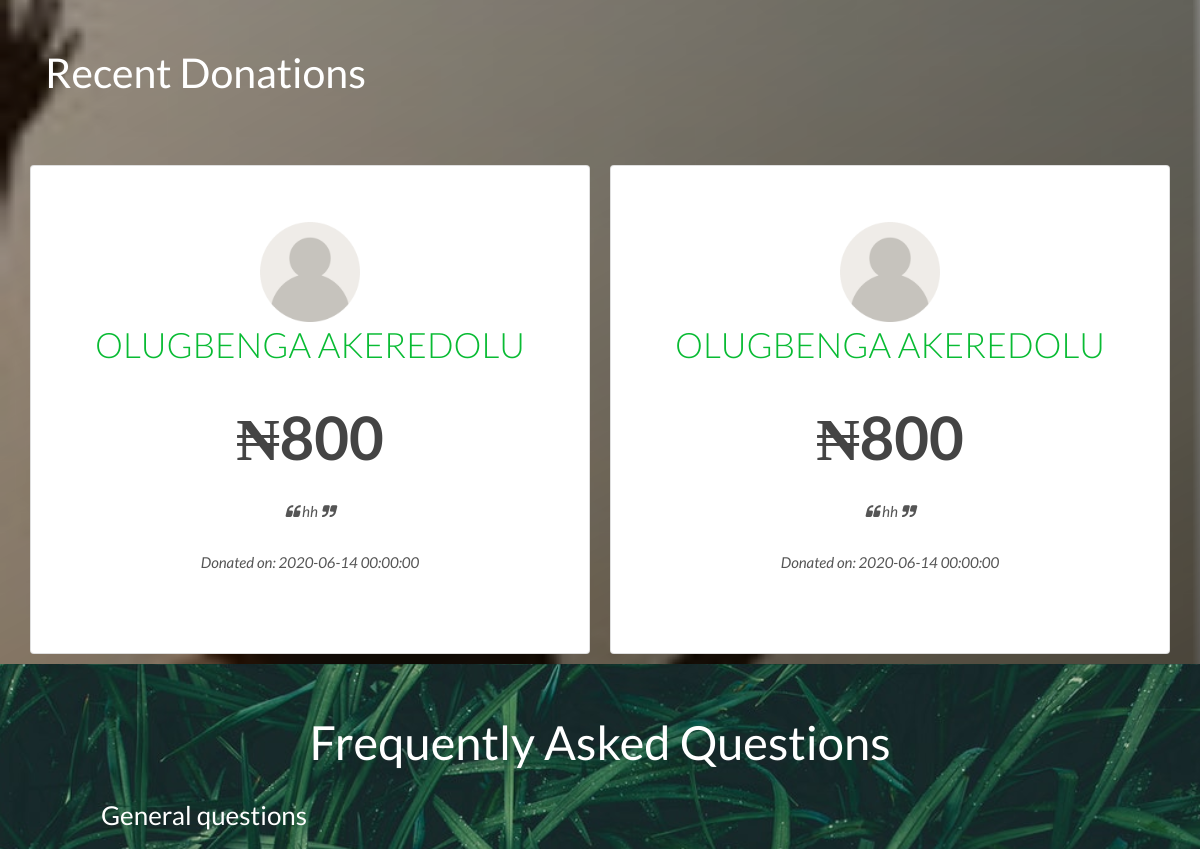
The app's page /index.html (middle part), older data.
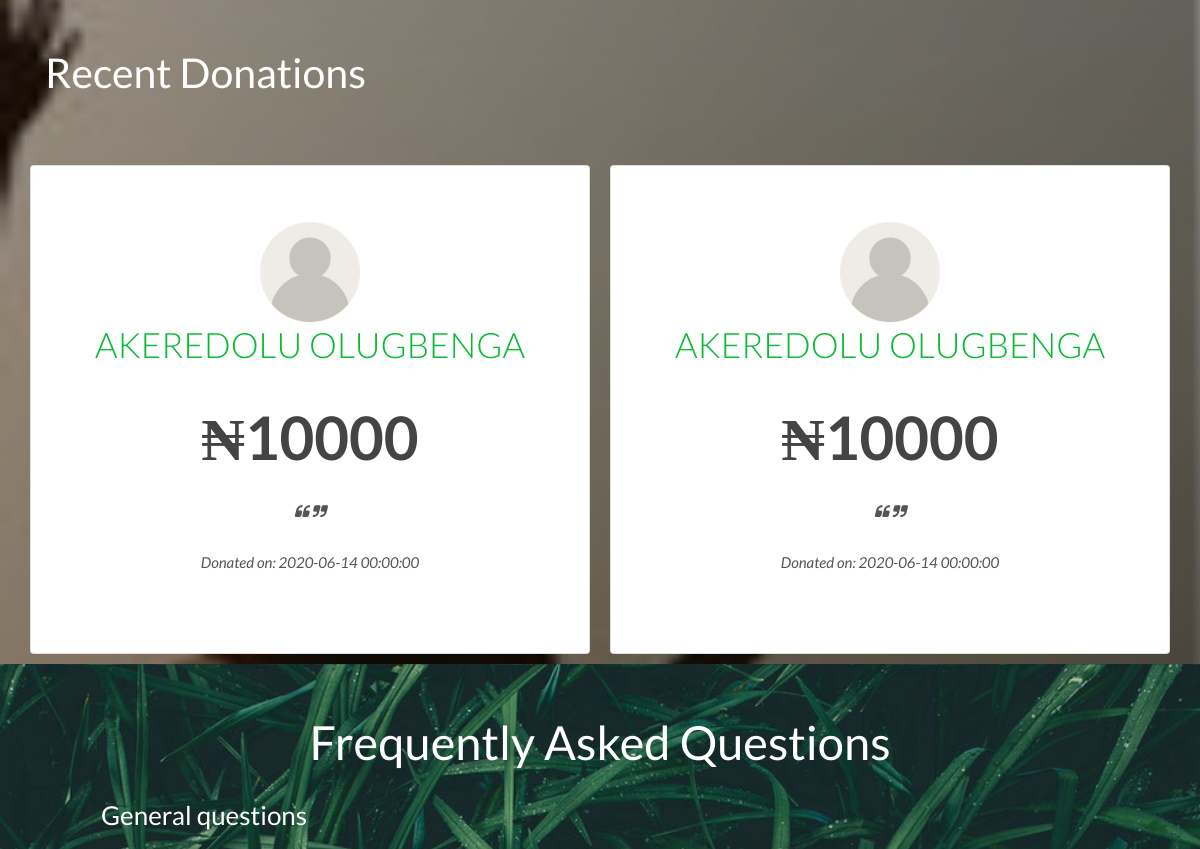
The same page, newer data.
### src/models.py (models this page shows, shortened)
class Donated(db.Model):
    id = db.Column(db.Integer, primary_key=True)
    d_amount = db.Column(db.Integer)
    donated_by_email = db.Column(db.String(75))
    donated_by_id = db.Column(db.Integer, db.ForeignKey('user.id'))
    donator_note = db.Column(db.String, nullable=False, default='comment', server_default='comment')
    date_donated = db.Column(db.DateTime, nullable=False, default=date.today())

class User(UserMixin, db.Model):
    id = db.Column(db.Integer, primary_key=True)
    username = db.Column(db.String(100), unique=True)
    firstname = db.Column(db.String(100))
    lastname = db.Column(db.String(100))
    password = db.Column(db.String(200))
    email = db.Column(db.String(200), unique=True)
    address = db.Column(db.String(75), nullable=False, server_default='None', default='None')
    state = db.Column(db.String(75), nullable=False, server_default='None', default='None')
    lga = db.Column(db.String(75), nullable=False, server_default='None', default='None')
    phone = db.Column(db.Integer, default='000')
    bvn = db.Column(db.Integer, default='000')
    usertype = db.Column(db.String)
    image_file = db.Column(db.String(20), nullable=False, default='default.png')
    amount_donated = db.relationship(
                                    'Donated',
                                    foreign_keys='Donated.donated_by_id',
                                    backref='donater',
                                    lazy=True)
    @property
    def unhashed_password(self):
        raise AttributeError('Cannot view unhashed password')

### src/routes/main.py (the view)
@main.route('/')
@main.route('/index.html')
def index():
    donations = Donated.query.filter(Donated.d_amount != None).all()
    context = {
        'donations' : donations
    }
    return render_template('index.html', **context)

### src/templates/index.html (shortened to what this page needs)
{% from "base.html" import render_aboutus, render_ourcauses, render_faq, render_contactus, render_ourteam, render_sponsors, render_subscribenews, render_takeaction, render_footer, render_js, render_css, render_donatemodal, render_scrolltotop %}
<!DOCTYPE html>
<html lang="en-us">
<head>
    {{ render_css(render) }}
    <link rel='stylesheet' href="{{ url_for ('static', filename='dcarousel/owl.carousel.min.css')}}" type='text/css' media='all' />
    <link rel='stylesheet' href="{{ url_for ('static', filename='dcarousel/owl.theme.default.min.css')}}" type='text/css' media='all' />
</head>
<body data-rsssl=1 class="home page-template-default page page-id-5680 _masterslider _msp_version_3.2.7 woocommerce-no-js" style="background-image: url(../static/images/body.svg)">
    <div class="body-wrapper float-menu">
<section id="donations">
    <div class="wrapper container">
        <div class="dd text-left col">
            <h2 class="pt-5">Recent Donations</h2>
        </div>
        <div class="donation-carousel section-padding owl-carousel owl-theme pt-5">
            {% for donated in donations %}
            <div class="single-testi card col">
                <div class="img-area">
                    <img src="../static/profile_pics/default.png" class="avatar">
                </div>
                <div class="img-text">
                    <h5>{{ donated.donater.firstname }} {{ donated.donater.lastname }}</h5>
                    <div class="mb-2">
                        <h8>&#8358;{{ donated.d_amount }}</h8>
                    </div>
                    <p><i class="fa fa-quote-left"></i>  {{ donated.donator_note }} <i class="fa fa-quote-right"></i></p>
                    <p>Donated on: {{ donated.date_donated }}</p>
                </div>
            </div>
            {% endfor %}
        </div>
    </div>
</section>
        {{ render_faq(render) }}
</body>
</html>

### src/templates/base.html (shortened to what this page needs)
{% macro render_css(render) %}
<link rel="stylesheet" href="https://unpkg.com/tippy.js@6/animations/scale.css"/>
<link rel="stylesheet" href="https://stackpath.bootstrapcdn.com/bootstrap/4.5.0/css/bootstrap.min.css">
<link rel="stylesheet" href="{{ url_for ('static', filename='css/style.css')}}" type="text/css" media='all'>
<link rel='stylesheet' href="{{ url_for ('static', filename='plugins/superfish/css/superfish.css')}}" type='text/css' media='all' />
<link rel='stylesheet' href="{{ url_for ('static', filename='plugins/dl-menu/component.css')}}" type='text/css' media='all' />
<link rel='stylesheet' href="{{ url_for ('static', filename='plugins/font-awesome-new/css/font-awesome.min.css')}}" type='text/css' media='all' />
<link rel='stylesheet' href="{{ url_for ('static', filename='plugins/elegant-font/style.css')}}" type='text/css' media='all' />
<link rel='stylesheet' href="{{ url_for ('static', filename='plugins/fancybox/jquery.fancybox.css')}}" type='text/css' media='all' />
<link rel='stylesheet' href="{{ url_for ('static', filename='plugins/flexslider/flexslider.css')}}" type='text/css' media='all' />
<link rel='stylesheet' href="{{ url_for ('static', filename='css/style-responsive.css')}}" type='text/css' media='all' />
<link rel='stylesheet' href="{{ url_for ('static', filename='css/style-custom.css')}}" type='text/css' media='all' />
<link rel='stylesheet' href="{{ url_for ('static', filename='plugins/masterslider/public/assets/css/masterslider.main.css')}}" type='text/css' media='all' />
<link rel='stylesheet' href="{{ url_for ('static', filename='css/master-custom.css')}}" type='text/css' media='all' />
<link rel="stylesheet" type="text/css" href="https://stackpath.bootstrapcdn.com/font-awesome/4.7.0/css/font-awesome.min.css" media="all">
<link rel='stylesheet' href="{{ url_for ('static', filename='css/my-own.css')}}" type='text/css' media='all' />
{% endmacro %}
{% macro render_faq(render) %}
<section id="faq">
    <div class="container">
        <div class="container faq p-5">
            <div class="col text-center faq">
                <h1>Frequently Asked Questions</h1>
            </div>
            <div class="col">
                <div class="col p-2">
                    <div class="accordion" id="accordionExample">
                        <h4>General questions</h4>
                    </div>
                </div>
            </div>
        </div>
    </div>
</section>
{% endmacro %}

### src/static/css/style-responsive.css (style rules this page uses)
html body { min-width: 300px; }

### src/static/css/style-custom.css (style rules this page uses)
p { font-size: 15px; }
html.ltie9 body, body { min-width: 1140px; }
.container { max-width: 1140px; }
h1, h2, h3, h4, h5, h6, .greennature-title-font { font-family: "Lato"; }
body, input, textarea, select, .greennature-content-font { font-family: "Lato"; }
body { font-size: 13px; }
h1 { font-size: 47px; }
h2 { font-size: 41px; }
h4 { font-size: 26px; }
h5 { font-size: 21px; }
body { background-color: #dddddd; }
.body-wrapper, .greennature-single-lightbox-container { background-color: #ffffff; }
h1, h2, h3, h4, h5, h6, .greennature-title, .greennature-title a { color: #3f3f3f; }

### src/static/css/my-own.css (style rules this page uses)
body { background-size: cover; background-position: center; }
#faq { background-image: url(../images/grass-black.jpg); background-position: center; background-size: cover; }
.avatar { width: 100px; }
#our-team ul, ol, i { margin-left: 0; margin-right: 0; }
#faq h4,h1 { color: #fff; }
#donations { width: 100%; height: 100%; background: url(../images/happy.jpg) center center no-repeat; background-size: cover; position: sticky; background-attachment: fixed; }
#donations:before { content: ''; position: absolute; height: 100%; width: 100%; background-image: linear-gradient(to bottom right,#0000004b,#000000); opacity: .6; }
#donations .dd h2 { color: #fff; }
#donations .wrapper { width: 1170px; margin: 0 auto; }
#donations .img-area { width: 100px; height: 100px; display: block; overflow: hidden; border-radius: 5px; margin: 0 auto; }
#donations .img-area img { width: 100%; }
#donations .single-testi { background: #fff; padding: 10%; text-align: center; }
#donations .img-text h5 { color: #08bb33; text-transform: uppercase; font-size: 35px; font-weight: 300; }
#donations .img-text h8 { color: #444; font-size: 60px; font-weight: 600; }
#donations .img-text p, #donations .img-text i { color: #555; font-style: italic; line-height: 30px; }
.donation-carousel { padding-bottom: 10px; }

Row changes from the older to the newer data that the page shows:
changed Donated "AKEREDOLU": donater.firstname "OLUGBENGA" → "AKEREDOLU"; donater.lastname "AKEREDOLU" → "OLUGBENGA"; d_amount "800" → "10000"; donator_note "hh" → (not shown)
